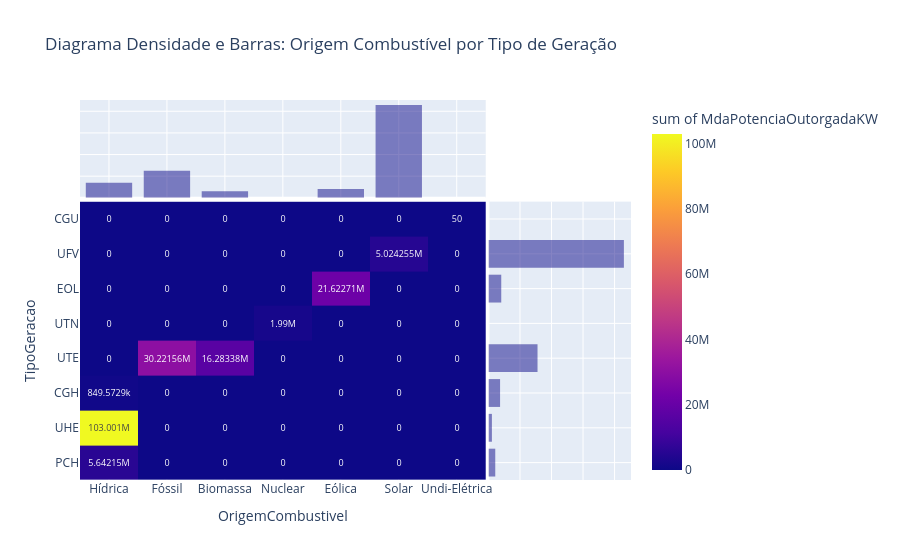

Notebook code cell kept with this figure:
### Code cell
#### Diagrama de Densindade e Barras Iterativo ####

# Titulo

title_Densidade = "Diagrama Densidade e Barras: Origem Combustível por Tipo de Geração"

# Titulo para exportar o arquivo em html

title_Densidade_export = "Densidade_2"+github

# Função para criar a variável do gráfico de pontos iterativo do plotfy

fig_dens = px.density_heatmap(df_ger,  # Dataframe
 title=title_Densidade,                # Titulo
 x="OrigemCombustivel",                # Variável Qualitativa Nominal
 y="TipoGeracao",                      # Variável Qualitativa Nominal
 z='MdaPotenciaOutorgadaKW',           # Variável Quantitativa Contínua
 marginal_x="histogram",               # Tipo de diagrama adicional para o eixo X
 marginal_y="histogram",               # Tipo de diagrama adicional para o eixo Y
 text_auto=True                        # Contagem para cada uma das células
)

# Função para Plotagem do plotfy

fig_dens.show()

# Função do plotfy para exportar o gráfico em HTML e salva-lo

plt.offline.plot(fig_dens, filename = title_Densidade_export)

### Figure 1 — Plotly figure (JSON) as saved in the notebook; plotly's stock layout.template omitted (floating-point values rounded to 4 significant figures; data arrays with more than 128 entries replaced by an {"elided": "..."} marker saying what was removed)
{"data": [{"coloraxis": "coloraxis", "histfunc": "sum", "hovertemplate": "OrigemCombustivel=%{x}<br>TipoGeracao=%{y}<br>sum of MdaPotenciaOutorgadaKW=%{z}<extra></extra>", "name": "", "texttemplate": "%{z}", "type": "histogram2d", "x": {"elided": "13904 str values"}, "xaxis": "x", "xbingroup": "x", "y": {"elided": "13904 str values"}, "yaxis": "y", "ybingroup": "y", "z": {"elided": "13904 float values"}}, {"alignmentgroup": "True", "bingroup": "x", "hovertemplate": "OrigemCombustivel=%{x}<br>count=%{y}<extra></extra>", "legendgroup": "", "marker": {"color": "#0d0887"}, "name": "", "offsetgroup": "", "opacity": 0.5, "showlegend": false, "type": "histogram", "x": {"elided": "13904 str values"}, "xaxis": "x3", "yaxis": "y3"}, {"alignmentgroup": "True", "bingroup": "y", "hovertemplate": "TipoGeracao=%{y}<br>count=%{x}<extra></extra>", "legendgroup": "", "marker": {"color": "#0d0887"}, "name": "", "offsetgroup": "", "opacity": 0.5, "showlegend": false, "type": "histogram", "xaxis": "x2", "y": {"elided": "13904 str values"}, "yaxis": "y2"}], "layout": {"barmode": "overlay", "coloraxis": {"colorbar": {"title": {"text": "sum of MdaPotenciaOutorgadaKW"}}, "colorscale": [[0, "#0d0887"], [0.1111, "#46039f"], [0.2222, "#7201a8"], [0.3333, "#9c179e"], [0.4444, "#bd3786"], [0.5556, "#d8576b"], [0.6667, "#ed7953"], [0.7778, "#fb9f3a"], [0.8889, "#fdca26"], [1, "#f0f921"]]}, "legend": {"tracegroupgap": 0}, "title": {"text": "Diagrama Densidade e Barras: Origem Combustível por Tipo de Geração"}, "xaxis": {"anchor": "y", "domain": [0, 0.7363], "title": {"text": "OrigemCombustivel"}}, "xaxis2": {"anchor": "y2", "domain": [0.7413, 1], "matches": "x2", "showgrid": true, "showline": false, "showticklabels": false, "ticks": ""}, "xaxis3": {"anchor": "y3", "domain": [0, 0.7363], "matches": "x", "showgrid": true, "showticklabels": false}, "xaxis4": {"anchor": "y4", "domain": [0.7413, 1], "matches": "x2", "showgrid": true, "showline": false, "showticklabels": false, "ticks": ""}, "yaxis": {"anchor": "x", "domain": [0, 0.7326], "title": {"text": "TipoGeracao"}}, "yaxis2": {"anchor": "x2", "domain": [0, 0.7326], "matches": "y", "showgrid": true, "showticklabels": false}, "yaxis3": {"anchor": "x3", "domain": [0.7426, 1], "matches": "y3", "showgrid": true, "showline": false, "showticklabels": false, "ticks": ""}, "yaxis4": {"anchor": "x4", "domain": [0.7426, 1], "matches": "y3", "showgrid": true, "showline": false, "showticklabels": false, "ticks": ""}}}
